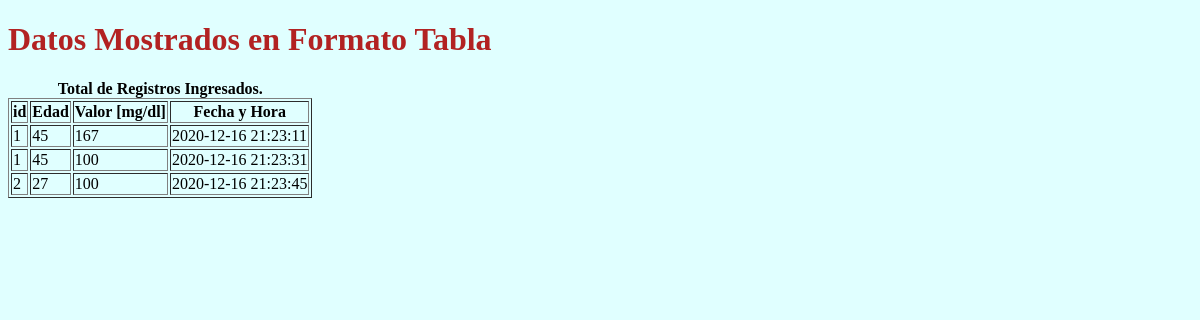
Before: /niveles/tabla with the older database file.
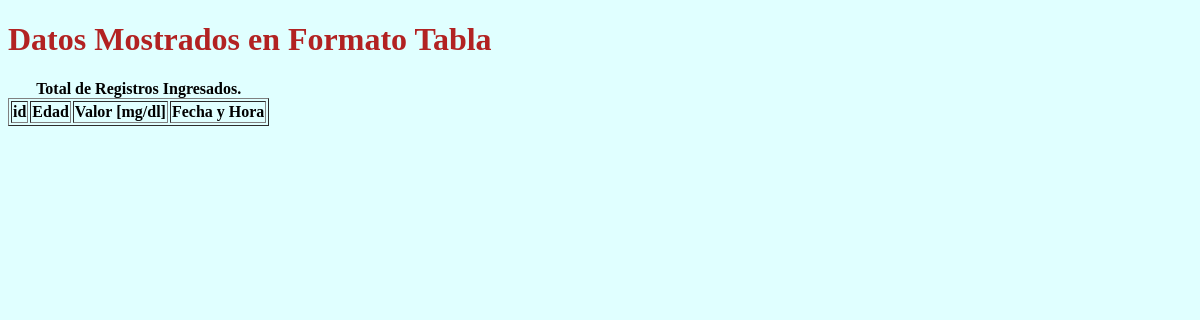
After: the same page with the newer database file.
### tables this page shows
CREATE TABLE persona(
    [id] INTEGER PRIMARY KEY AUTOINCREMENT,
    [name] TEXT NOT NULL,
    [age] INTEGER,
    [gender] TEXT NOT NULL,
    [value] INTEGER NOT NULL,
    [datetime] DATETIME NOT NULL,
    [fk_registro_id] INTEGER NOT NULL REFERENCES registro(id)
);

### app.py (the view)
@app.route(endpoint['niveles_tabla'])
def niveles_tabla():
    try:
        limit, offset = get_args()
        rows = diabetes.report(limit, offset, dict_format=False)
        c1 = [value[0] for value in rows]   # Obtengo el id
        c2 = [value[1] for value in rows]   # Obtengo la edad
        c3 = [value[2] for value in rows]   # Obtengo el Valor de Azúcar
        c4 = [value[3] for value in rows]   # Obtengo le fecha y hora del Registro
        return render_template(templates['tabla_niveles'], row=zip(c1, c2, c3, c4))
    except:
        return jsonify({'trace': traceback.format_exc()})

### app.py (called while the page is built)
def get_args():
    limit = str(request.args.get('limit'))
    offset = str(request.args.get('offset'))
    if (limit is not None and limit.isdigit()):
        limit = int(limit)
    else:
        limit = 0
    if (offset is not None and offset.isdigit()):
        offset = int(offset)
    else:
        offset = 0
    return limit, offset

### diabetes.py (called while the page is built)
def report(limit=0, offset=0, dict_format=False):
    conn = sqlite3.connect(db['database'])
    conn.execute("""PRAGMA foreign_keys = 1;""")
    if dict_format is True:
        conn.row_factory = dict_factory
    c = conn.cursor()
    query = """ SELECT fk_registro_id AS id, age, value, datetime
                FROM persona
                ORDER BY fk_registro_id"""
    if limit > 0:
        query += """ LIMIT {}""".format(limit)
        if offset > 0:
            query += """ OFFSET {}""".format(offset)
    query += """;"""
    c.execute(query)
    query_result = c.fetchall()
    conn.close()
    return query_result

### templates/tabla_niveles.html
<!DOCTYPE html>
<html>
    <head>
        <h1 style="color:rgba(178, 34, 34)">
            Datos Mostrados en Formato Tabla
        </h1>
    </head>
    <body style="background-color:rgba(224, 255, 255)">
        <table class="egt" border="1">
            <caption>
                <b>Total de Registros Ingresados.</b>
            </caption>
            <thead cellpadding="1.0" cellspacing="1.0">
                <tr>
                    <th><b>id</b></th>
                    <th><b>Edad</b></th>
                    <th><b>Valor [mg/dl]</b></th>
                    <th><b>Fecha y Hora</b></th>
                </tr>
                {% for c1, c2, c3, c4 in row %}
                    <tr>
                        <td>{{c1}}</td>
                        <td>{{c2}}</td>
                        <td>{{c3}}</td>
                        <td>{{c4}}</td>
                    </tr>
                {% endfor %}
            </thead cellpadding="0" cellspacing="0">
        </table>
    </body>
</html>

Changed rows visible on the page:
removed persona: fk_registro "1", age "45", value "167", datetime "2020-12-16 21:23:11"
removed persona: fk_registro "1", age "45", value "100", datetime "2020-12-16 21:23:31"
removed persona: fk_registro "2", age "27", value "100", datetime "2020-12-16 21:23:45"
